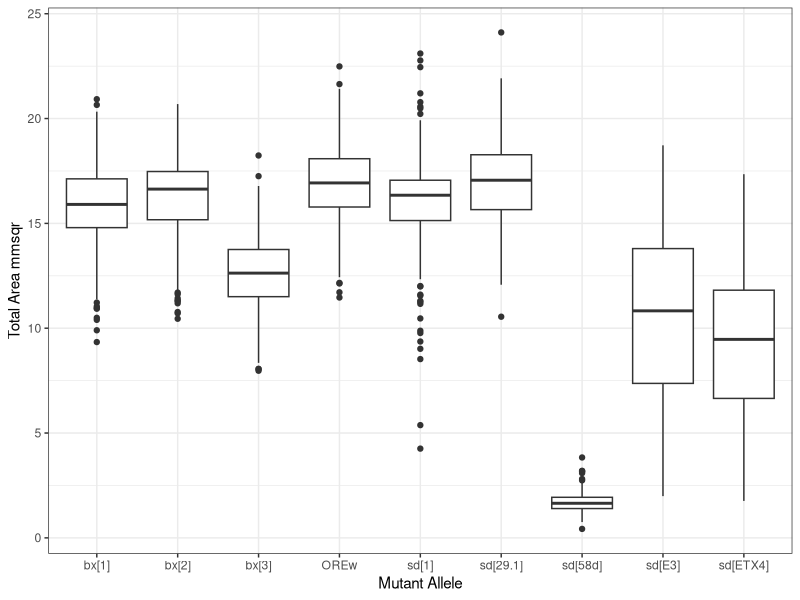
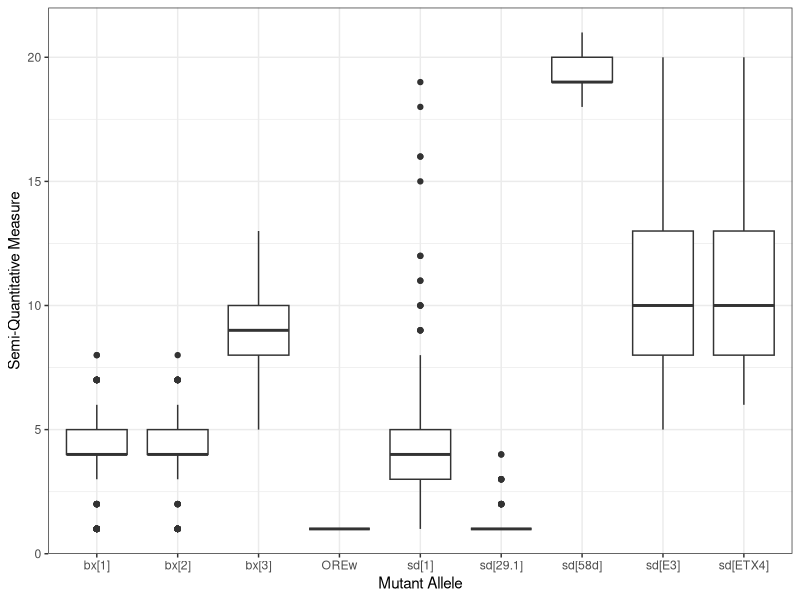
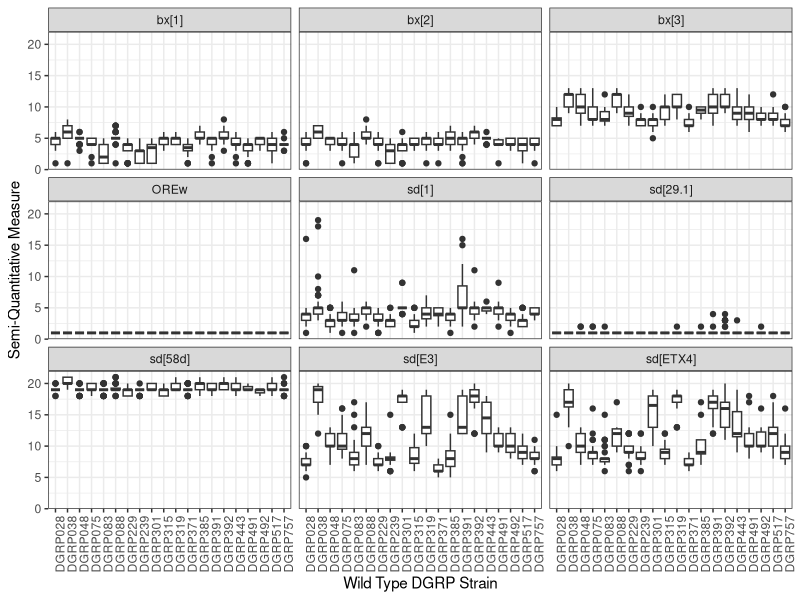
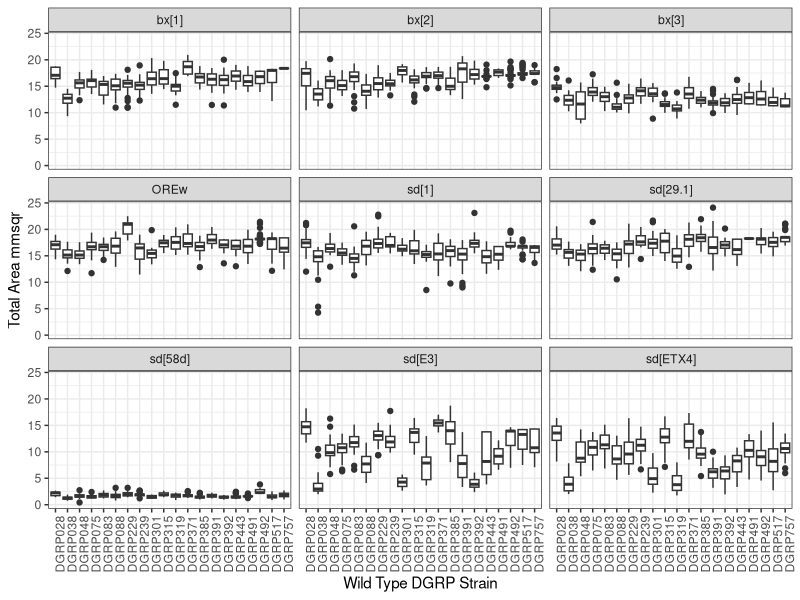
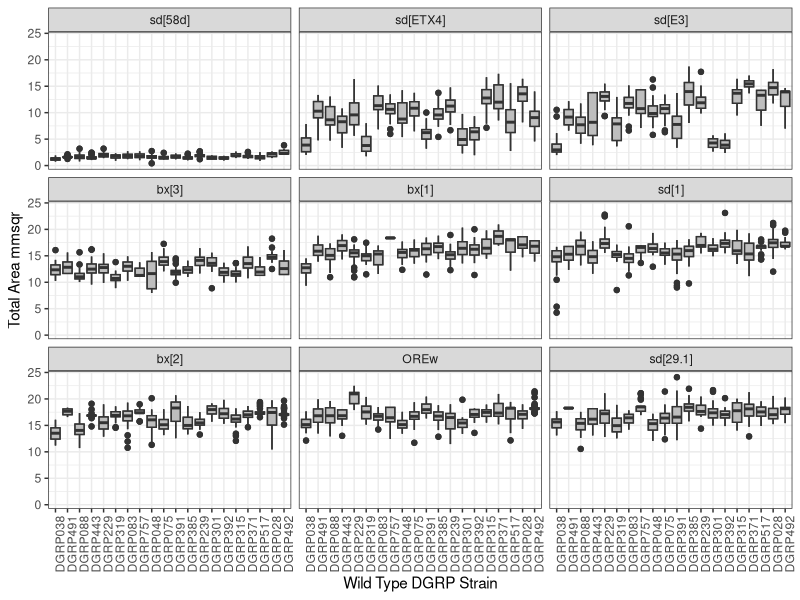

Write R code to recreate these figures, in order.
# Code made in R-4.0.3
# Please read README.md for more information

library(tidyverse)
theme_set(theme_bw())

# create a wing_table
Wing_Table <- read_csv("NEW_CD_DGRP_Subset_Data_2019_V2.csv")

## BMB: this is a *good* way to handle constants
#convert total area in pixels to total area in mmsqr
px.mmsqr_conversion <- 0.00005375
Wing_Table_mmsqr <- Wing_Table %>%
  mutate(
    TA_mmsqr = TotalArea.px * px.mmsqr_conversion,
    TotalArea.px = NULL
  )


# box plot comparing mutant phenotypes effect on Total Area 
# regardless of genetic backgrounds
BP_mutant_TA <- ggplot(Wing_Table_mmsqr, aes(y=TA_mmsqr, x=Allele_1)) + 
  geom_boxplot() +
  labs(x="Mutant Allele", y="Total Area mmsqr")
print(BP_mutant_TA)

# box plot comparing mutant phenotypic effect on SQ measurement
# regardless of genetic background
BP_mutant_SQ <- ggplot(Wing_Table_mmsqr, aes(y=SQ_Measure, x=Allele_1)) + 
  geom_boxplot() +
  labs(x="Mutant Allele", y="Semi-Quantitative Measure")
print(BP_mutant_SQ)
## BMB: fill="gray" is nice: https://clauswilke.com/dataviz/avoid-line-drawings.html

BPBG_mutant_SQ <- ggplot(Wing_Table_mmsqr, aes(y=SQ_Measure, x=WT_Background)) +
  geom_boxplot() + 
  facet_wrap(~Allele_1) + 
  labs(x= "Wild Type DGRP Strain", y="Semi-Quantitative Measure") +
  scale_color_brewer(palette="Set2")

BPBG_mutant_SQ_vertlabels <- BPBG_mutant_SQ+theme(axis.text.x=element_text(angle=90))
print(BPBG_mutant_SQ_vertlabels)
#Box plots comparing the SQ measure of mutant phenotypes within each genetic background 
## BMB: consider flipping the coordinates, ordering things more
## carefully?  e.g. order Alleles by mean response?
## This is a *lot* of data to display ...
## it loooks like you have discrete values concentrated in 1:10, which
## is also challenging


BPBG_mutant_TA <- ggplot(Wing_Table_mmsqr, aes(y=TA_mmsqr, x=WT_Background)) +
  geom_boxplot() + 
  facet_wrap(~Allele_1) + 
  labs(x= "Wild Type DGRP Strain", y="Total Area mmsqr") +
  scale_colour_brewer(palette="Set1")
## BMB: setting colour palette doesn't do much if you're not
## using colour ... ?

BPBG_mutant_TA_vertlabels <- BPBG_mutant_TA+theme(axis.text.x=element_text(angle=90))
print(BPBG_mutant_TA_vertlabels)
#Box plots comparing the total area of mutant phenotypes within each genetic background 

## BMB: this doesn't make a huge difference in this case because there
## is only one Allele that differs very much from the others
## and the backgrounds aren't notably consistent
(BPBG_mutant_TA_vertlabels +
 geom_boxplot(fill="gray")) %+%
    mutate(Wing_Table_mmsqr,across(c(Allele_1,WT_Background),
                                   ~forcats::fct_reorder(., TA_mmsqr)))

## BMB: I didn't actually think I got very much other than exploration
## from looking at these boxplots, but that doesn't mean the idea wasn't
## worthwhile. If your primary interest is in variability, maybe compute
## some measure of variability (SD, CV, IQR, IQR scaled by median ... ?)
## and display those values rather than trying to infer them from the
## lengths of the boxplots (which are hard to compare)?

## grade: 2.1/3
